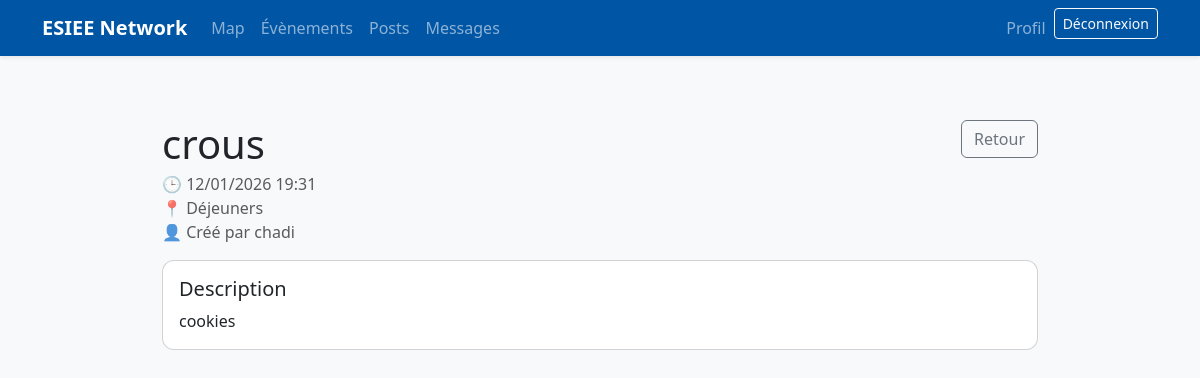
Screenshot of /events/7/ (signed in) with the database file from the repository.
### events/models.py (models this page shows, shortened)
class Event(models.Model):
    title = models.CharField(max_length=200)
    description = models.TextField(blank=True)
    location = models.CharField(
        "Lieu",
        max_length=50,
        choices=LOCATION_CHOICES,
    )
    start_at = models.DateTimeField()
    end_at = models.DateTimeField(null=True, blank=True)
    created_by = models.ForeignKey(
        settings.AUTH_USER_MODEL,
        on_delete=models.CASCADE,
        related_name="events_created",
    )
    created_at = models.DateTimeField(auto_now_add=True)
    updated_at = models.DateTimeField(auto_now=True)
    class Meta:
        ordering = ["start_at", "title"]

### users/models.py (models this page shows, shortened)
class User(AbstractUser):
    email = models.EmailField(unique=True)

### events/views.py (the view)
# urls.py: path("<int:pk>/", views.event_detail, name="detail"),
@login_required
def event_detail(request, pk):
    event = get_object_or_404(Event, pk=pk)
    return render(request, "events/event_detail.html", {"event": event})

### templates/events/event_detail.html (shortened to what this page needs)
{% extends "base.html" %}
{% block content %}
<div class="container py-4" style="max-width: 900px;">
  <div class="d-flex justify-content-between align-items-start mb-3">
    <div>
      <h1 class="mb-1">{{ event.title }}</h1>
      <div class="text-muted">
        <div>
          🕒 {{ event.start_at|date:"d/m/Y H:i" }}
        </div>
        {% if event.location %}
          <div>
            📍 {{ event.get_location_display }}
          </div>
        {% endif %}
        <div>
          👤 Créé par {{ event.created_by.username }}
        </div>
      </div>
    </div>
    <div class="d-flex flex-column align-items-end gap-2">
      <a class="btn btn-outline-secondary" href="{% url 'events:list' %}">Retour</a>
    </div>
  </div>
  {% if event.description %}
    <div class="card">
      <div class="card-body">
        <h5 class="card-title">Description</h5>
        <p class="card-text">{{ event.description|linebreaksbr }}</p>
      </div>
    </div>
  {% else %}
    <p class="text-muted">Aucune description.</p>
  {% endif %}
</div>
{% endblock %}

### static/style.css (style rules this page uses)
:root { --esiee-blue:#0055A4; --esiee-blue-dark:#003d7a; --esiee-light:#f8f9fb; --esiee-gray:#6c757d; }
body { background:var(--esiee-light); }
a { color:var(--esiee-blue); }
.card { border-radius:12px; }

### templates/base.html (style rules this page uses)
body { padding-top: 72px; }

### rows the page displays
Event: title "crous", start_at "12/01/2026 19:31", location "Déjeuners", created_by.username "chadi", description "cookies"
